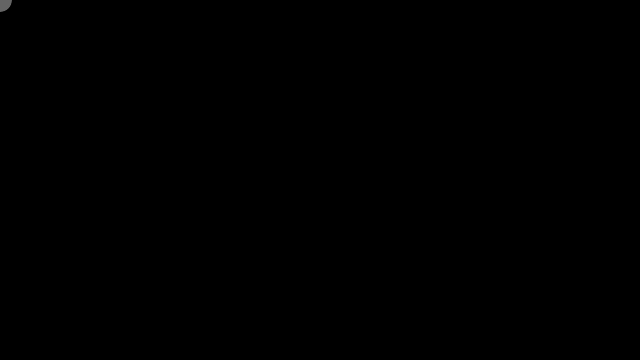
Frame 1 (no input)
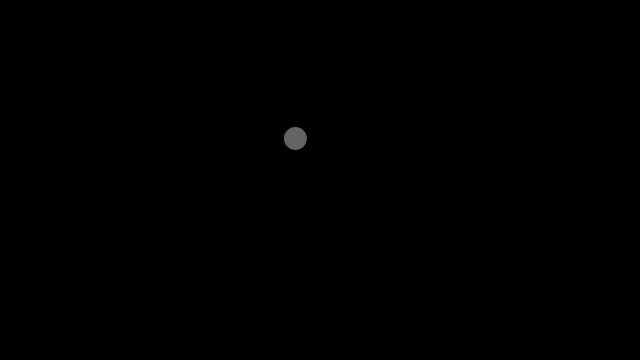
Frame 60 (the mouse pressed at the canvas centre just before this capture)
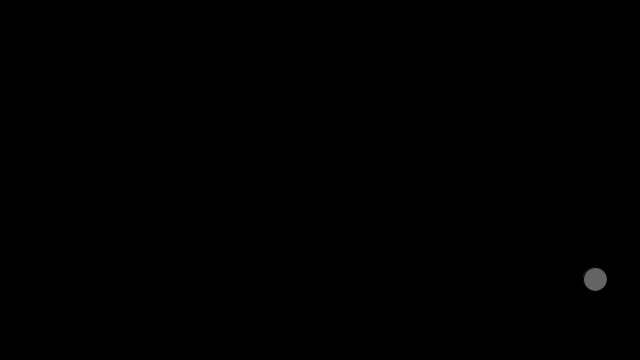
Frame 120 (the mouse held since frame 60 and released just before this capture)

The Processing sketch that drew these frames (run headless with seeded random() and noise(); from frame 60 on, the mouse is pressed at the canvas centre):

// Processing sketch: sketch_bounce_balls_all_corners
// ── sketch_bounce_balls_all_corners.pde
float x=0;
float y=0;
float xspeed = 5;
float yspeed = 2.345;

void setup(){
  size(640,360);
}

void draw(){
  background(0);
  stroke(0);
  fill(100);
  ellipse(x,y,24,24);
  
  x=x+xspeed;
  y=y+yspeed;
  
 
  if(x>width || x<0){
    xspeed=xspeed*-1;
  }
  if(y>height || y<0){
    yspeed=yspeed*-1;
  }
  
  
  
}
